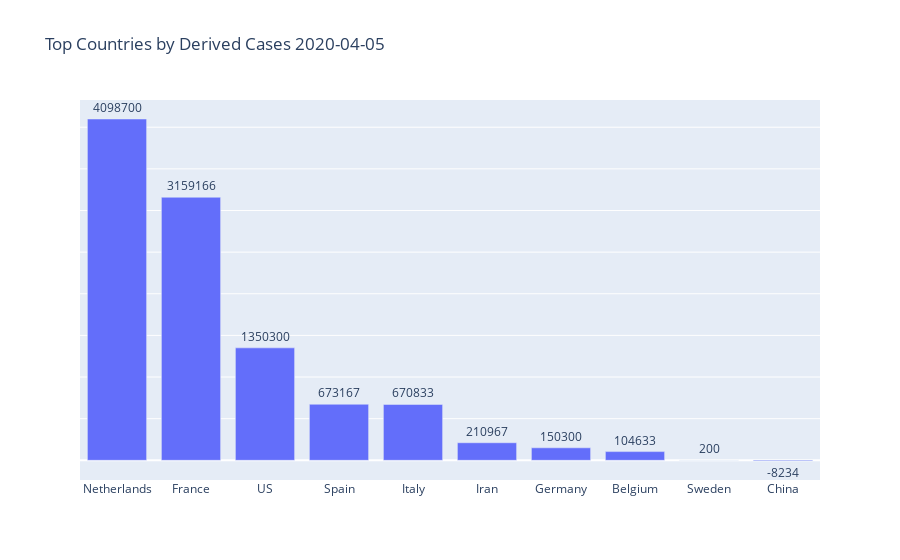

This figure's notebook cell:
### Code cell
totalcases = pd_sims.loc['derivedConfirmed'].sort_values(ascending=False)
top10 = totalcases.head(10)
fig = go.Figure(go.Bar(x=top10.index, y=top10.values,
                      text=top10.values,
            textposition='outside'))
fig.update_layout(title_text='Top Countries by Derived Cases '+lastrecordeddate)
fig.update_yaxes(showticklabels=False)

fig.show()

### Figure 1 — Plotly figure (JSON) as saved in the notebook; plotly's stock layout.template omitted (floating-point values rounded to 4 significant figures)
{"data": [{"text": [4098700, 3159166, 1350300, 673167, 670833, 210967, 150300, 104633, 200, -8234], "textposition": "outside", "type": "bar", "x": ["Netherlands", "France", "US", "Spain", "Italy", "Iran", "Germany", "Belgium", "Sweden", "China"], "y": [4098700, 3159166, 1350300, 673167, 670833, 210967, 150300, 104633, 200, -8234]}], "layout": {"title": {"text": "Top Countries by Derived Cases 2020-04-05"}, "yaxis": {"showticklabels": false}}}
